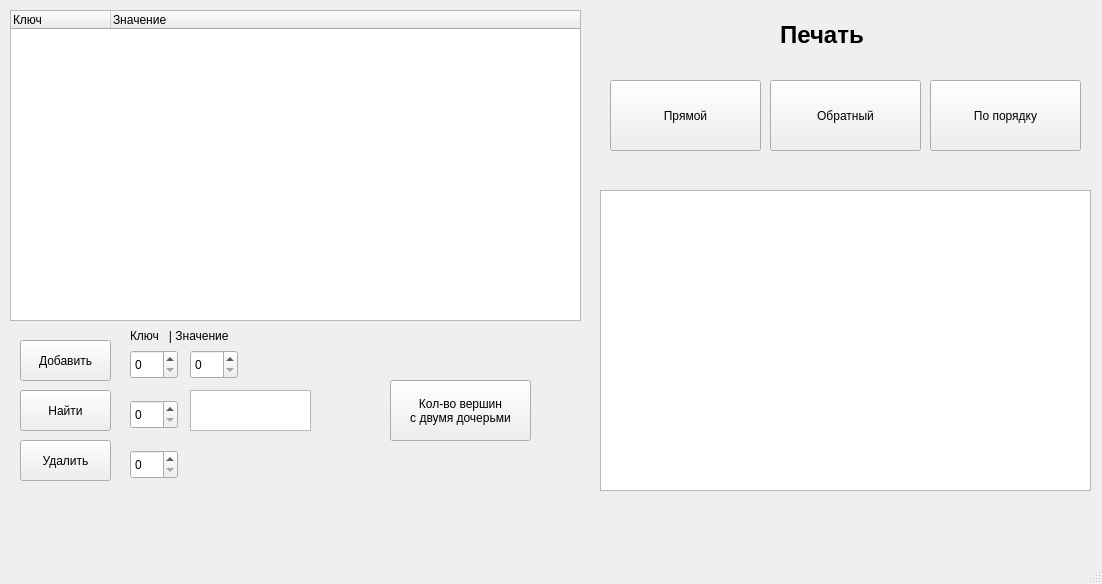
<?xml version="1.0" encoding="UTF-8"?>
<ui version="4.0">
 <class>MainWindow</class>
 <widget class="QMainWindow" name="MainWindow">
  <property name="geometry">
   <rect>
    <x>0</x>
    <y>0</y>
    <width>1102</width>
    <height>584</height>
   </rect>
  </property>
  <property name="windowTitle">
   <string>MainWindow</string>
  </property>
  <widget class="QWidget" name="centralwidget">
   <widget class="QTreeWidget" name="treeWidget">
    <property name="geometry">
     <rect>
      <x>10</x>
      <y>10</y>
      <width>571</width>
      <height>311</height>
     </rect>
    </property>
    <property name="columnCount">
     <number>2</number>
    </property>
    <attribute name="headerVisible">
     <bool>true</bool>
    </attribute>
    <column>
     <property name="text">
      <string>Ключ</string>
     </property>
    </column>
    <column>
     <property name="text">
      <string>Значение</string>
     </property>
    </column>
   </widget>
   <widget class="QTextEdit" name="textEdit">
    <property name="geometry">
     <rect>
      <x>600</x>
      <y>190</y>
      <width>491</width>
      <height>301</height>
     </rect>
    </property>
    <property name="readOnly">
     <bool>true</bool>
    </property>
   </widget>
   <widget class="QLabel" name="label">
    <property name="geometry">
     <rect>
      <x>780</x>
      <y>10</y>
      <width>111</width>
      <height>51</height>
     </rect>
    </property>
    <property name="text">
     <string>&lt;html&gt;&lt;head/&gt;&lt;body&gt;&lt;p&gt;&lt;span style=&quot; font-size:18pt; font-weight:700;&quot;&gt;Печать&lt;/span&gt;&lt;/p&gt;&lt;/body&gt;&lt;/html&gt;</string>
    </property>
   </widget>
   <widget class="QPushButton" name="pushButton">
    <property name="geometry">
     <rect>
      <x>610</x>
      <y>80</y>
      <width>151</width>
      <height>71</height>
     </rect>
    </property>
    <property name="text">
     <string>Прямой</string>
    </property>
   </widget>
   <widget class="QPushButton" name="pushButton_2">
    <property name="geometry">
     <rect>
      <x>930</x>
      <y>80</y>
      <width>151</width>
      <height>71</height>
     </rect>
    </property>
    <property name="text">
     <string>По порядку</string>
    </property>
   </widget>
   <widget class="QPushButton" name="pushButton_3">
    <property name="geometry">
     <rect>
      <x>770</x>
      <y>80</y>
      <width>151</width>
      <height>71</height>
     </rect>
    </property>
    <property name="text">
     <string>Обратный</string>
    </property>
   </widget>
   <widget class="QPushButton" name="pushButton_4">
    <property name="geometry">
     <rect>
      <x>20</x>
      <y>340</y>
      <width>91</width>
      <height>41</height>
     </rect>
    </property>
    <property name="text">
     <string>Добавить</string>
    </property>
   </widget>
   <widget class="QLabel" name="label_2">
    <property name="geometry">
     <rect>
      <x>130</x>
      <y>320</y>
      <width>131</width>
      <height>31</height>
     </rect>
    </property>
    <property name="text">
     <string>Ключ   | Значение</string>
    </property>
   </widget>
   <widget class="QSpinBox" name="spinBox">
    <property name="geometry">
     <rect>
      <x>130</x>
      <y>350</y>
      <width>48</width>
      <height>29</height>
     </rect>
    </property>
   </widget>
   <widget class="QSpinBox" name="spinBox_2">
    <property name="geometry">
     <rect>
      <x>190</x>
      <y>350</y>
      <width>48</width>
      <height>29</height>
     </rect>
    </property>
   </widget>
   <widget class="QPushButton" name="pushButton_5">
    <property name="geometry">
     <rect>
      <x>20</x>
      <y>390</y>
      <width>91</width>
      <height>41</height>
     </rect>
    </property>
    <property name="text">
     <string>Найти</string>
    </property>
   </widget>
   <widget class="QSpinBox" name="spinBox_3">
    <property name="geometry">
     <rect>
      <x>130</x>
      <y>400</y>
      <width>48</width>
      <height>29</height>
     </rect>
    </property>
   </widget>
   <widget class="QTextEdit" name="textEdit_2">
    <property name="geometry">
     <rect>
      <x>190</x>
      <y>390</y>
      <width>121</width>
      <height>41</height>
     </rect>
    </property>
    <property name="readOnly">
     <bool>true</bool>
    </property>
   </widget>
   <widget class="QPushButton" name="pushButton_6">
    <property name="geometry">
     <rect>
      <x>20</x>
      <y>440</y>
      <width>91</width>
      <height>41</height>
     </rect>
    </property>
    <property name="text">
     <string>Удалить</string>
    </property>
   </widget>
   <widget class="QSpinBox" name="spinBox_4">
    <property name="geometry">
     <rect>
      <x>130</x>
      <y>450</y>
      <width>48</width>
      <height>29</height>
     </rect>
    </property>
   </widget>
   <widget class="QPushButton" name="pushButton_7">
    <property name="geometry">
     <rect>
      <x>390</x>
      <y>380</y>
      <width>141</width>
      <height>61</height>
     </rect>
    </property>
    <property name="text">
     <string>Кол-во вершин
с двумя дочерьми</string>
    </property>
   </widget>
  </widget>
  <widget class="QMenuBar" name="menubar">
   <property name="geometry">
    <rect>
     <x>0</x>
     <y>0</y>
     <width>1102</width>
     <height>25</height>
    </rect>
   </property>
  </widget>
  <widget class="QStatusBar" name="statusbar"/>
 </widget>
 <resources/>
 <connections/>
</ui>
